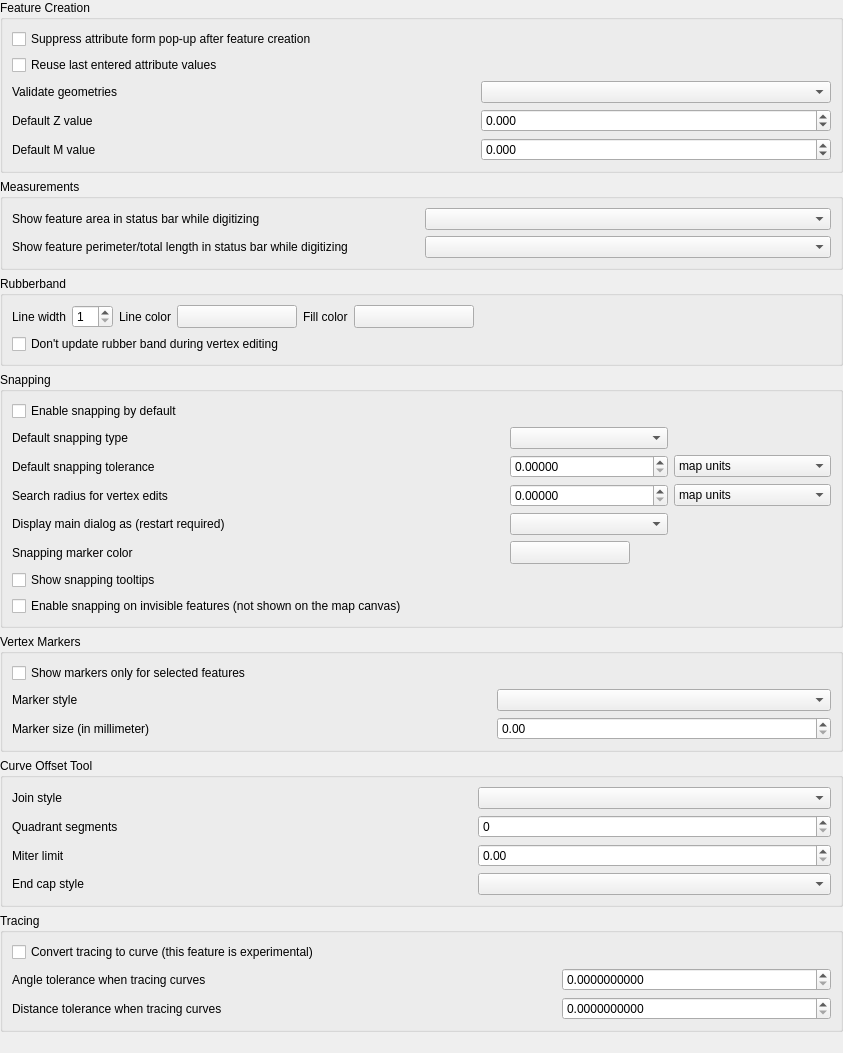
             <widget class="QWidget" name="mOptionsScrollAreaContents_07">
              <property name="geometry">
               <rect>
                <x>0</x>
                <y>0</y>
                <width>843</width>
                <height>1053</height>
               </rect>
              </property>
              <layout class="QVBoxLayout" name="verticalLayout_31">
               <property name="leftMargin">
                <number>0</number>
               </property>
               <property name="topMargin">
                <number>0</number>
               </property>
               <property name="rightMargin">
                <number>0</number>
               </property>
               <property name="bottomMargin">
                <number>0</number>
               </property>
               <item>
                <widget class="QgsCollapsibleGroupBox" name="mEnterAttributeValuesGroupBox">
                 <property name="title">
                  <string>Feature Creation</string>
                 </property>
                 <layout class="QGridLayout" name="gridLayout_28">
                  <item row="2" column="0">
                   <widget class="QLabel" name="label_19">
                    <property name="text">
                     <string>Validate geometries</string>
                    </property>
                   </widget>
                  </item>
                  <item row="0" column="0" colspan="3">
                   <widget class="QCheckBox" name="chkDisableAttributeValuesDlg">
                    <property name="text">
                     <string>Suppress attribute form pop-up after feature creation</string>
                    </property>
                    <property name="tristate">
                     <bool>false</bool>
                    </property>
                   </widget>
                  </item>
                  <item row="2" column="1">
                   <spacer name="horizontalSpacer_32">
                    <property name="orientation">
                     <enum>Qt::Orientation::Horizontal</enum>
                    </property>
                    <property name="sizeHint" stdset="0">
                     <size>
                      <width>40</width>
                      <height>20</height>
                     </size>
                    </property>
                   </spacer>
                  </item>
                  <item row="1" column="0" colspan="3">
                   <widget class="QCheckBox" name="chkReuseLastValues">
                    <property name="text">
                     <string>Reuse last entered attribute values</string>
                    </property>
                    <property name="tristate">
                     <bool>false</bool>
                    </property>
                   </widget>
                  </item>
                  <item row="3" column="0">
                   <widget class="QLabel" name="mDefaultZValueLabel">
                    <property name="text">
                     <string>Default Z value</string>
                    </property>
                   </widget>
                  </item>
                  <item row="4" column="0">
                   <widget class="QLabel" name="mDefaultMValueLabel">
                    <property name="text">
                     <string>Default M value</string>
                    </property>
                   </widget>
                  </item>
                  <item row="3" column="2">
                   <widget class="QgsDoubleSpinBox" name="mDefaultZValueSpinBox">
                    <property name="toolTip">
                     <string>Default Z Value</string>
                    </property>
                    <property name="decimals">
                     <number>3</number>
                    </property>
                    <property name="minimum">
                     <double>-999999.998999999952503</double>
                    </property>
                    <property name="maximum">
                     <double>1000000.000000000000000</double>
                    </property>
                    <property name="singleStep">
                     <double>1.000000000000000</double>
                    </property>
                   </widget>
                  </item>
                  <item row="4" column="2">
                   <widget class="QgsDoubleSpinBox" name="mDefaultMValueSpinBox">
                    <property name="toolTip">
                     <string>Default Measure Value</string>
                    </property>
                    <property name="decimals">
                     <number>3</number>
                    </property>
                    <property name="minimum">
                     <double>-999999.998999999952503</double>
                    </property>
                    <property name="maximum">
                     <double>1000000.000000000000000</double>
                    </property>
                    <property name="singleStep">
                     <double>1.000000000000000</double>
                    </property>
                   </widget>
                  </item>
                  <item row="2" column="2">
                   <widget class="QComboBox" name="mValidateGeometries">
                    <property name="sizePolicy">
                     <sizepolicy hsizetype="Expanding" vsizetype="Fixed">
                      <horstretch>0</horstretch>
                      <verstretch>0</verstretch>
                     </sizepolicy>
                    </property>
                   </widget>
                  </item>
                 </layout>
                </widget>
               </item>
               <item>
                <widget class="QgsCollapsibleGroupBox" name="groupBox_5">
                 <property name="title">
                  <string>Measurements</string>
                 </property>
                 <layout class="QGridLayout" name="gridLayout_22">
                  <item row="1" column="0">
                   <widget class="QLabel" name="label_35">
                    <property name="text">
                     <string>Show feature perimeter/total length in status bar while digitizing</string>
                    </property>
                   </widget>
                  </item>
                  <item row="0" column="0">
                   <widget class="QLabel" name="label_34_a">
                    <property name="text">
                     <string>Show feature area in status bar while digitizing</string>
                    </property>
                   </widget>
                  </item>
                  <item row="0" column="1">
                   <widget class="QComboBox" name="mComboStatusAreaDisplay"/>
                  </item>
                  <item row="1" column="1">
                   <widget class="QComboBox" name="mComboStatusLengthDisplay"/>
                  </item>
                 </layout>
                </widget>
               </item>
               <item>
                <widget class="QgsCollapsibleGroupBox" name="mRubberBandGroupBox">
                 <property name="title">
                  <string>Rubberband</string>
                 </property>
                 <layout class="QGridLayout" name="_9">
                  <item row="0" column="9">
                   <spacer name="horizontalSpacer_33">
                    <property name="orientation">
                     <enum>Qt::Orientation::Horizontal</enum>
                    </property>
                    <property name="sizeHint" stdset="0">
                     <size>
                      <width>40</width>
                      <height>20</height>
                     </size>
                    </property>
                   </spacer>
                  </item>
                  <item row="0" column="0">
                   <widget class="QLabel" name="mLineWidthTextLabel">
                    <property name="sizePolicy">
                     <sizepolicy hsizetype="Maximum" vsizetype="Preferred">
                      <horstretch>0</horstretch>
                      <verstretch>0</verstretch>
                     </sizepolicy>
                    </property>
                    <property name="text">
                     <string>Line width</string>
                    </property>
                   </widget>
                  </item>
                  <item row="0" column="2">
                   <widget class="QLabel" name="mLineColorTextLabel">
                    <property name="sizePolicy">
                     <sizepolicy hsizetype="Maximum" vsizetype="Preferred">
                      <horstretch>0</horstretch>
                      <verstretch>0</verstretch>
                     </sizepolicy>
                    </property>
                    <property name="text">
                     <string>Line color</string>
                    </property>
                   </widget>
                  </item>
                  <item row="0" column="1">
                   <widget class="QgsSpinBox" name="mLineWidthSpinBox">
                    <property name="toolTip">
                     <string>Line width in pixels</string>
                    </property>
                    <property name="minimum">
                     <number>1</number>
                    </property>
                   </widget>
                  </item>
                  <item row="0" column="5">
                   <widget class="QgsColorButton" name="mFillColorToolButton">
                    <property name="sizePolicy">
                     <sizepolicy hsizetype="Fixed" vsizetype="Fixed">
                      <horstretch>0</horstretch>
                      <verstretch>0</verstretch>
                     </sizepolicy>
                    </property>
                    <property name="minimumSize">
                     <size>
                      <width>120</width>
                      <height>0</height>
                     </size>
                    </property>
                    <property name="maximumSize">
                     <size>
                      <width>120</width>
                      <height>16777215</height>
                     </size>
                    </property>
                    <property name="text">
                     <string/>
                    </property>
                   </widget>
                  </item>
                  <item row="0" column="4">
                   <widget class="QLabel" name="mSelectColorTextLabel">
                    <property name="sizePolicy">
                     <sizepolicy hsizetype="Maximum" vsizetype="Preferred">
                      <horstretch>0</horstretch>
                      <verstretch>0</verstretch>
                     </sizepolicy>
                    </property>
                    <property name="text">
                     <string>Fill color</string>
                    </property>
                   </widget>
                  </item>
                  <item row="0" column="3">
                   <widget class="QgsColorButton" name="mLineColorToolButton">
                    <property name="sizePolicy">
                     <sizepolicy hsizetype="Fixed" vsizetype="Fixed">
                      <horstretch>0</horstretch>
                      <verstretch>0</verstretch>
                     </sizepolicy>
                    </property>
                    <property name="minimumSize">
                     <size>
                      <width>120</width>
                      <height>0</height>
                     </size>
                    </property>
                    <property name="maximumSize">
                     <size>
                      <width>120</width>
                      <height>16777215</height>
                     </size>
                    </property>
                    <property name="text">
                     <string/>
                    </property>
                   </widget>
                  </item>
                  <item row="1" column="0" colspan="7">
                   <widget class="QCheckBox" name="mLineGhostCheckBox">
                    <property name="text">
                     <string>Don't update rubber band during vertex editing</string>
                    </property>
                   </widget>
                  </item>
                 </layout>
                </widget>
               </item>
               <item>
                <widget class="QgsCollapsibleGroupBox" name="mSnappingGroupBox">
                 <property name="title">
                  <string>Snapping</string>
                 </property>
                 <layout class="QGridLayout" name="gridLayout_3">
                  <item row="0" column="0" colspan="4">
                   <widget class="QCheckBox" name="mSnappingEnabledDefault">
                    <property name="text">
                     <string>Enable snapping by default</string>
                    </property>
                   </widget>
                  </item>
                  <item row="1" column="0">
                   <widget class="QLabel" name="mDefaultSnapTypeLabel">
                    <property name="text">
                     <string>Default snapping type</string>
                    </property>
                   </widget>
                  </item>
                  <item row="1" column="1">
                   <spacer>
                    <property name="orientation">
                     <enum>Qt::Orientation::Horizontal</enum>
                    </property>
                    <property name="sizeHint" stdset="0">
                     <size>
                      <width>273</width>
                      <height>19</height>
                     </size>
                    </property>
                   </spacer>
                  </item>
                  <item row="1" column="2">
                   <widget class="QComboBox" name="mDefaultSnapTypeComboBox">
                    <property name="sizePolicy">
                     <sizepolicy hsizetype="Expanding" vsizetype="Fixed">
                      <horstretch>0</horstretch>
                      <verstretch>0</verstretch>
                     </sizepolicy>
                    </property>
                   </widget>
                  </item>
                  <item row="2" column="0">
                   <widget class="QLabel" name="mDefaultSnappingToleranceTextLabel">
                    <property name="text">
                     <string>Default snapping tolerance</string>
                    </property>
                   </widget>
                  </item>
                  <item row="2" column="1">
                   <spacer>
                    <property name="orientation">
                     <enum>Qt::Orientation::Horizontal</enum>
                    </property>
                    <property name="sizeHint" stdset="0">
                     <size>
                      <width>241</width>
                      <height>20</height>
                     </size>
                    </property>
                   </spacer>
                  </item>
                  <item row="2" column="2">
                   <widget class="QgsDoubleSpinBox" name="mDefaultSnappingToleranceSpinBox">
                    <property name="decimals">
                     <number>5</number>
                    </property>
                    <property name="maximum">
                     <double>99999999.989999994635582</double>
                    </property>
                   </widget>
                  </item>
                  <item row="2" column="3">
                   <widget class="QComboBox" name="mDefaultSnappingToleranceComboBox">
                    <property name="sizePolicy">
                     <sizepolicy hsizetype="Expanding" vsizetype="Fixed">
                      <horstretch>0</horstretch>
                      <verstretch>0</verstretch>
                     </sizepolicy>
                    </property>
                    <item>
                     <property name="text">
                      <string>map units</string>
                     </property>
                    </item>
                    <item>
                     <property name="text">
                      <string>pixels</string>
                     </property>
                    </item>
                   </widget>
                  </item>
                  <item row="3" column="0">
                   <widget class="QLabel" name="mVertexSearchRadiusVertexEditLabel">
                    <property name="text">
                     <string>Search radius for vertex edits</string>
                    </property>
                   </widget>
                  </item>
                  <item row="3" column="1">
                   <spacer>
                    <property name="orientation">
                     <enum>Qt::Orientation::Horizontal</enum>
                    </property>
                    <property name="sizeHint" stdset="0">
                     <size>
                      <width>61</width>
                      <height>20</height>
                     </size>
                    </property>
                   </spacer>
                  </item>
                  <item row="3" column="2">
                   <widget class="QgsDoubleSpinBox" name="mSearchRadiusVertexEditSpinBox">
                    <property name="decimals">
                     <number>5</number>
                    </property>
                    <property name="maximum">
                     <double>99999999.989999994635582</double>
                    </property>
                   </widget>
                  </item>
                  <item row="3" column="3">
                   <widget class="QComboBox" name="mSearchRadiusVertexEditComboBox">
                    <item>
                     <property name="text">
                      <string>map units</string>
                     </property>
                    </item>
                    <item>
                     <property name="text">
                      <string>pixels</string>
                     </property>
                    </item>
                   </widget>
                  </item>
                  <item row="4" column="0">
                   <widget class="QLabel" name="label_49">
                    <property name="text">
                     <string>Display main dialog as (restart required)</string>
                    </property>
                   </widget>
                  </item>
                  <item row="4" column="2">
                   <widget class="QComboBox" name="mSnappingMainDialogComboBox"/>
                  </item>
                  <item row="5" column="0">
                   <widget class="QLabel" name="label_2">
                    <property name="text">
                     <string>Snapping marker color</string>
                    </property>
                   </widget>
                  </item>
                  <item row="5" column="2">
                   <widget class="QgsColorButton" name="mSnappingMarkerColorButton">
                    <property name="minimumSize">
                     <size>
                      <width>120</width>
                      <height>0</height>
                     </size>
                    </property>
                   </widget>
                  </item>
                  <item row="6" column="0" colspan="4">
                   <widget class="QCheckBox" name="mSnappingTooltipsCheckbox">
                    <property name="text">
                     <string>Show snapping tooltips</string>
                    </property>
                   </widget>
                  </item>
                  <item row="7" column="0" colspan="4">
                   <widget class="QCheckBox" name="mEnableSnappingOnInvisibleFeatureCheckbox">
                    <property name="text">
                     <string>Enable snapping on invisible features (not shown on the map canvas)</string>
                    </property>
                   </widget>
                  </item>
                 </layout>
                </widget>
               </item>
               <item>
                <widget class="QgsCollapsibleGroupBox" name="mVertexMarkerGroupBox">
                 <property name="title">
                  <string>Vertex Markers</string>
                 </property>
                 <layout class="QGridLayout" name="_11">
                  <item row="1" column="0">
                   <widget class="QLabel" name="mMarkerStyleLabel">
                    <property name="text">
                     <string>Marker style</string>
                    </property>
                   </widget>
                  </item>
                  <item row="1" column="1">
                   <spacer>
                    <property name="orientation">
                     <enum>Qt::Orientation::Horizontal</enum>
                    </property>
                    <property name="sizeHint" stdset="0">
                     <size>
                      <width>281</width>
                      <height>20</height>
                     </size>
                    </property>
                   </spacer>
                  </item>
                  <item row="1" column="2">
                   <widget class="QComboBox" name="mMarkerStyleComboBox">
                    <property name="sizePolicy">
                     <sizepolicy hsizetype="Expanding" vsizetype="Fixed">
                      <horstretch>0</horstretch>
                      <verstretch>0</verstretch>
                     </sizepolicy>
                    </property>
                   </widget>
                  </item>
                  <item row="2" column="2">
                   <widget class="QgsDoubleSpinBox" name="mMarkerSizeSpinBox">
                    <property name="layoutDirection">
                     <enum>Qt::LayoutDirection::LeftToRight</enum>
                    </property>
                    <property name="minimum">
                     <double>0.000000000000000</double>
                    </property>
                    <property name="singleStep">
                     <double>0.010000000000000</double>
                    </property>
                   </widget>
                  </item>
                  <item row="2" column="0">
                   <widget class="QLabel" name="label_6">
                    <property name="text">
                     <string>Marker size (in millimeter)</string>
                    </property>
                   </widget>
                  </item>
                  <item row="2" column="1">
                   <spacer>
                    <property name="orientation">
                     <enum>Qt::Orientation::Horizontal</enum>
                    </property>
                    <property name="sizeHint" stdset="0">
                     <size>
                      <width>40</width>
                      <height>20</height>
                     </size>
                    </property>
                   </spacer>
                  </item>
                  <item row="0" column="0" colspan="3">
                   <widget class="QCheckBox" name="mMarkersOnlyForSelectedCheckBox">
                    <property name="text">
                     <string>Show markers only for selected features</string>
                    </property>
                   </widget>
                  </item>
                 </layout>
                </widget>
               </item>
               <item>
                <widget class="QgsCollapsibleGroupBox" name="groupBox_21">
                 <property name="title">
                  <string>Curve Offset Tool</string>
                 </property>
                 <layout class="QGridLayout" name="gridLayout">
                  <item row="3" column="0">
                   <widget class="QLabel" name="label_25">
                    <property name="text">
                     <string>End cap style</string>
                    </property>
                   </widget>
                  </item>
                  <item row="1" column="0">
                   <widget class="QLabel" name="label_27">
                    <property name="text">
                     <string>Quadrant segments</string>
                    </property>
                   </widget>
                  </item>
                  <item row="0" column="1">
                   <spacer name="horizontalSpacer_29">
                    <property name="orientation">
                     <enum>Qt::Orientation::Horizontal</enum>
                    </property>
                    <property name="sizeHint" stdset="0">
                     <size>
                      <width>40</width>
                      <height>20</height>
                     </size>
                    </property>
                   </spacer>
                  </item>
                  <item row="2" column="2">
                   <widget class="QgsDoubleSpinBox" name="mCurveOffsetMiterLimitComboBox"/>
                  </item>
                  <item row="2" column="0">
                   <widget class="QLabel" name="label_28">
                    <property name="text">
                     <string>Miter limit</string>
                    </property>
                   </widget>
                  </item>
                  <item row="2" column="1">
                   <spacer name="horizontalSpacer_31">
                    <property name="orientation">
                     <enum>Qt::Orientation::Horizontal</enum>
                    </property>
                    <property name="sizeHint" stdset="0">
                     <size>
                      <width>40</width>
                      <height>20</height>
                     </size>
                    </property>
                   </spacer>
                  </item>
                  <item row="1" column="1">
                   <spacer name="horizontalSpacer_30">
                    <property name="orientation">
                     <enum>Qt::Orientation::Horizontal</enum>
                    </property>
                    <property name="sizeHint" stdset="0">
                     <size>
                      <width>40</width>
                      <height>20</height>
                     </size>
                    </property>
                   </spacer>
                  </item>
                  <item row="1" column="2">
                   <widget class="QgsSpinBox" name="mOffsetQuadSegSpinBox"/>
                  </item>
                  <item row="0" column="0">
                   <widget class="QLabel" name="label_26">
                    <property name="text">
                     <string>Join style</string>
                    </property>
                   </widget>
                  </item>
                  <item row="0" column="2">
                   <widget class="QComboBox" name="mOffsetJoinStyleComboBox">
                    <property name="sizePolicy">
                     <sizepolicy hsizetype="Expanding" vsizetype="Fixed">
                      <horstretch>0</horstretch>
                      <verstretch>0</verstretch>
                     </sizepolicy>
                    </property>
                   </widget>
                  </item>
                  <item row="3" column="2">
                   <widget class="QComboBox" name="mOffsetCapStyleComboBox"/>
                  </item>
                  <item row="3" column="1">
                   <spacer name="horizontalSpacer_4">
                    <property name="orientation">
                     <enum>Qt::Orientation::Horizontal</enum>
                    </property>
                    <property name="sizeHint" stdset="0">
                     <size>
                      <width>40</width>
                      <height>20</height>
                     </size>
                    </property>
                   </spacer>
                  </item>
                 </layout>
                </widget>
               </item>
               <item>
                <widget class="QgsCollapsibleGroupBox" name="groupBox_30">
                 <property name="title">
                  <string>Tracing</string>
                 </property>
                 <layout class="QGridLayout" name="gridLayout1">
                  <item row="0" column="0" colspan="3">
                   <widget class="QCheckBox" name="mTracingConvertToCurveCheckBox">
                    <property name="text">
                     <string>Convert tracing to curve (this feature is experimental)</string>
                    </property>
                   </widget>
                  </item>
                  <item row="1" column="0">
                   <widget class="QLabel" name="label_44">
                    <property name="text">
                     <string>Angle tolerance when tracing curves</string>
                    </property>
                   </widget>
                  </item>
                  <item row="2" column="0">
                   <widget class="QLabel" name="label_70">
                    <property name="text">
                     <string>Distance tolerance when tracing curves</string>
                    </property>
                   </widget>
                  </item>
                  <item row="1" column="2">
                   <widget class="QgsDoubleSpinBox" name="mTracingCustomAngleToleranceSpinBox">
                    <property name="toolTip">
                     <string>This specifies the maximum angular deviation (in radians) allowed for a series of points to be converted to a curve.</string>
                    </property>
                    <property name="decimals">
                     <number>10</number>
                    </property>
                    <property name="maximum">
                     <double>9999.000000000000000</double>
                    </property>
                   </widget>
                  </item>
                  <item row="2" column="2">
                   <widget class="QgsDoubleSpinBox" name="mTracingCustomDistanceToleranceSpinBox">
                    <property name="toolTip">
                     <string>This specifies the maximum deviation allowed between the original location of vertices and where they would fall on the candidate curved geometry for a series of points to be converted to a curve.</string>
                    </property>
                    <property name="decimals">
                     <number>10</number>
                    </property>
                    <property name="maximum">
                     <double>9999.000000000000000</double>
                    </property>
                   </widget>
                  </item>
                 </layout>
                </widget>
               </item>
               <item>
                <spacer name="verticalSpacer_4">
                 <property name="orientation">
                  <enum>Qt::Orientation::Vertical</enum>
                 </property>
                 <property name="sizeHint" stdset="0">
                  <size>
                   <width>20</width>
                   <height>40</height>
                  </size>
                 </property>
                </spacer>
               </item>
              </layout>
             </widget>
